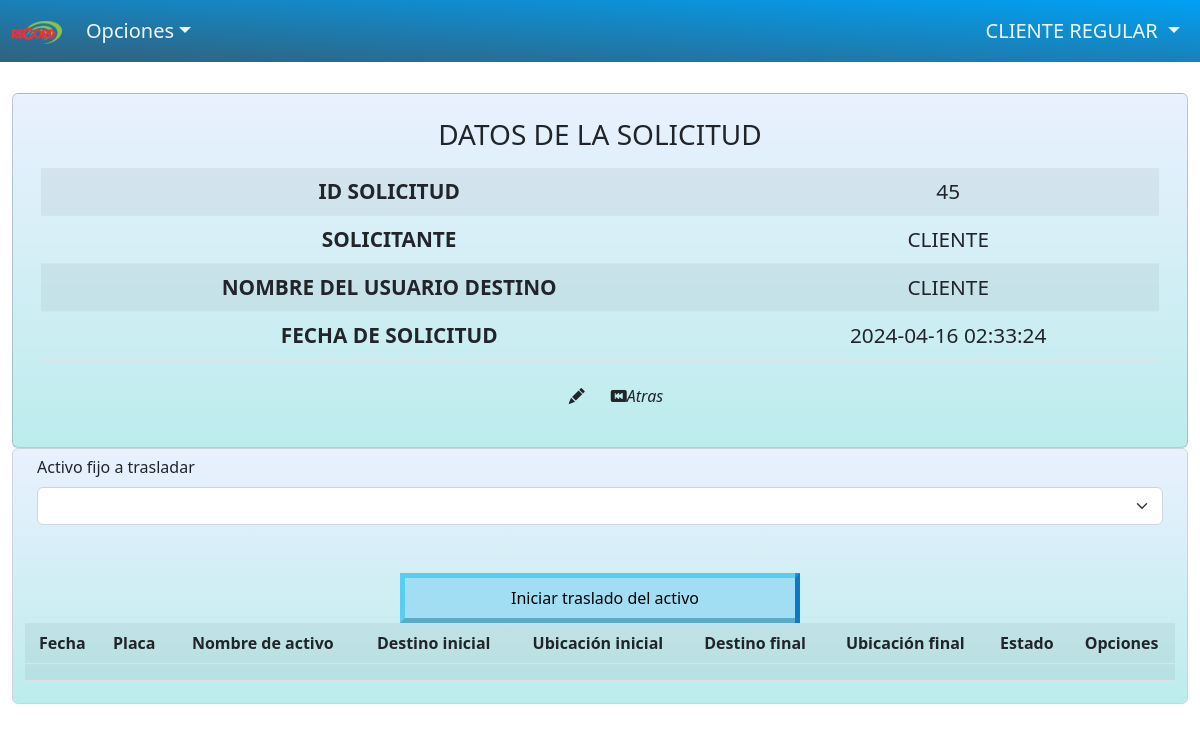
The page /cliente/traslados/asignacion_activos.php?id_solicitud=45&nombre_solicitante=1003397093 (signed in) on the database its author committed.
### tables this page shows
CREATE TABLE `solicitudes_transferencia` (
  `id` int NOT NULL,
  `usuario_origen` int NOT NULL,
  `usuario_destino` int NOT NULL,
  `zona` int DEFAULT NULL,
  `centro_costo` int NOT NULL,
  `destino` int NOT NULL,
  `ubicacion` int NOT NULL,
  `fecha_solicitud` timestamp NULL DEFAULT CURRENT_TIMESTAMP,
  `estado` int NOT NULL DEFAULT '3'
);

CREATE TABLE `usuarios` (
  `identificacion` int NOT NULL,
  `nombres` varchar(45) DEFAULT NULL,
  `apellidos` varchar(50) NOT NULL,
  `usuario` varchar(45) DEFAULT NULL,
  `password` varchar(5000) DEFAULT NULL,
  `rol` int DEFAULT NULL,
  `fk_idzona` int DEFAULT NULL,
  `estado` int DEFAULT NULL
);

### cliente/traslados/asignacion_activos.php (the view, shortened to what this page needs)
<?php
include '../../database/db.php';
$id_solicitud = $_GET['id_solicitud'];
$nombre_solicitante = $_GET['nombre_solicitante'];
$sql = "SELECT ac.num_placa_activo, pr.nombre_producto AS nombre_producto, ac.serial_activo, jr.nombre_jerarquiactivo
    FROM activos_fijos ac
    LEFT JOIN producto pr ON ac.nombre_producto = pr.id
    LEFT JOIN jerarquiactivo jr ON ac.fk_idjerarquiactivo = jr.idjerarquiactivo
    WHERE fk_cedula = $nombre_solicitante ";
$resultado = $conexion->query($sql);
$activos = $resultado->fetch_all(MYSQLI_ASSOC);
$sql = "SELECT st.id AS id_solicitud, aso.estado, st.fecha_solicitud, st.usuario_origen, st.usuario_destino, st.centro_costo,
    CASE WHEN EXISTS (
        SELECT 1
        FROM activos_solicitud aso
        WHERE aso.id_solicitud = st.id
    ) THEN dns.nombre_destino ELSE NULL END AS destino_final,
    CASE WHEN EXISTS (
        SELECT 1
        FROM activos_solicitud aso
        WHERE aso.id_solicitud = st.id
    ) THEN ubi.nombre_ubicacion ELSE NULL END AS ubicacion_final,
    af.num_placa_activo AS placa_activo, pr.nombre_producto AS nombre_activo, dn.nombre_destino AS destino_inicial,
    ub.nombre_ubicacion AS ubicacion_inicial,
    est.nombre AS nombre_estado_traslado, aso.fecha_creacion AS fecha_creacion
    FROM solicitudes_transferencia st
    LEFT JOIN activos_solicitud aso ON st.id = aso.id_solicitud
    LEFT JOIN activos_fijos af ON aso.id_activo = af.num_placa_activo
    LEFT JOIN producto pr ON af.nombre_producto = pr.id
    LEFT JOIN destino dn ON aso.destino_inicial = dn.desti_id
    LEFT JOIN ubicacion ub ON aso.ubicacion_inicial = ub.ubica_id
    LEFT JOIN ubicacion ubi ON st.ubicacion = ubi.ubica_id
    LEFT JOIN destino dns ON st.destino = dns.desti_id
    LEFT JOIN estadotraslado est ON aso.estado = est.id
    WHERE st.id = $id_solicitud";
$result = $conexion->query($sql);
$sqli = "SELECT st.fecha_solicitud, st.usuario_destino AS usuario_envio_destino, usu.nombres AS usuario_origen, usua.nombres AS usuario_destino
    FROM solicitudes_transferencia st
    LEFT JOIN usuarios usu ON st.usuario_origen = usu.identificacion
    LEFT JOIN usuarios usua ON st.usuario_destino = usua.identificacion
    WHERE st.id =  $id_solicitud";
$resultados = $conexion->query($sqli);
$solicitudess = $resultados->fetch_assoc();
$sql_pendientes = "SELECT COUNT(*) AS total_pendientes FROM activos_solicitud WHERE id_solicitud = $id_solicitud AND estado = 3";
$result_pendientes = $conexion->query($sql_pendientes);
$row_pendientes = $result_pendientes->fetch_assoc();
$total_pendientes = $row_pendientes["total_pendientes"];
$sql_activos = "SELECT COUNT(*) AS total_activos FROM activos_solicitud WHERE id_solicitud = $id_solicitud";
$result_activos = $conexion->query($sql_activos);
$row_activos = $result_activos->fetch_assoc();
$total_activos = $row_activos["total_activos"];
$mostrar_select = ($total_pendientes > 0 || $total_activos == 0);
?>
<!DOCTYPE html>
<html lang="en">
<head>
    <link rel="stylesheet" href="https://cdn.jsdelivr.net/npm/bootstrap@5.2.3/dist/css/bootstrap.min.css">
    <link rel="stylesheet" href="../../css/activos.css">
    <link href="https://unpkg.com/slim-select@latest/dist/slimselect.css" rel="stylesheet">
    <link rel="stylesheet" href="https://cdn.jsdelivr.net/npm/bootstrap-icons@1.11.3/font/bootstrap-icons.min.css">
</head>
<body>
    <?php
    include('headerSolicitudes.php');
    ?>
    <br>
    <div class="container tam-card-personal">
        <div class="row">
            <div class="col md-8">
                <div class="bg-card-personal card  text-white">
                    <div class="card-body ">
                        <div class="row">
                            <div class="col text-dark">
                                <h3 class="card-title "> DATOS DE LA SOLICITUD</h3>
                                <div class="container">
                                    <table class="bigtables table  table-striped table-hover text-dark">
                                        <tbody>
                                            <tr class="">
                                                <th>ID SOLICITUD</th>
                                                <td><?php echo $id_solicitud; ?></td>
                                            </tr>
                                            <tr>
                                                <th>SOLICITANTE</th>
                                                <td>
                                                    <?php echo $solicitudess["usuario_origen"]; ?>
                                                </td>
                                            </tr>
                                            <tr>
                                                <th>NOMBRE DEL USUARIO DESTINO</th>
                                                <td><?php echo $solicitudess["usuario_destino"]; ?></td>
                                            </tr>
                                            <tr>
                                                <th>FECHA DE SOLICITUD</th>
                                                <td><?php echo $solicitudess["fecha_solicitud"]; ?></td>
                                            </tr>
                                        </tbody>
                                    </table>
                                </div>
                                <i>
                                    <ul class="separar d-flex">
                                        <li><a title="Editar" class=" bi bi-pencil-fill btn text-dark" href=""></a></li>
                                        <li><a title="Atras" class="bi bi-skip-backward-btn-fill text-dark btn"
                                                href="solicitudes.php">Atras</a></li>
                                    </ul>
                                </i>
                            </div>
                        </div>
                    </div>
                </div>
            </div>
        </div>
    </div>
    <div class="container tam-card-personal">
        <div class="container form-control bg-card-personal">
            <?php if ($mostrar_select) : ?>
            <form action="procesos/enviar_activos.php" accept-charset="UTF-8" method="post">
                <div class="container">
                    <div class="col">
                        <label class="form-label">Activo fijo a trasladar</label>
                        <select name='activo' class="form-select" aria-label="Default select example">
                            <option value="" label=" "></option>
                            <?php foreach ($activos as $activo): ?>
                            <option value="<?php echo $activo['num_placa_activo']; ?>">
                                <?php echo $activo['nombre_jerarquiactivo']; ?></option>
                            <?php endforeach; ?>
                        </select>
                        <div class="separar d-flex">
                            <button name="button" type="submit" title="Inicia el traslado del activo"
                                class=" boton fourth mt-5">
                                <span style="margin-left:10px;"> Iniciar traslado del activo </span>
                            </button>
                        </div>
                    </div>
                </div>
            </form>
            <?php endif; ?>
            <div class="row">
                <div class="col-md-8">
                    <?php if ($result->num_rows > 0): ?>
                    <table class="bigtables table  table-striped table-hover">
                        <tbody>
                            <tr class="text-dark bigtable">
                                <th>Fecha</th>
                                <th>Placa</th>
                                <th>Nombre de activo</th>
                                <th>Destino inicial</th>
                                <th>Ubicación inicial</th>
                                <th>Destino final</th>
                                <th>Ubicación final</th>
                                <th>Estado</th>
                                <th>Opciones</th>
                            </tr>
                        </tbody>
                        <tbody class="bigtable">
                            <?php while($row = $result->fetch_assoc()): ?>
                            <tr>
                                <td><?php echo $row["fecha_creacion"]; ?></td>
                                <td><?php echo $row["placa_activo"]; ?></td>
                                <td><?php echo $row["nombre_activo"]; ?></td>
                                <td><?php echo $row["destino_inicial"]; ?></td>
                                <td><?php echo $row["ubicacion_inicial"]; ?></td>
                                <td><?php echo $row["destino_final"]; ?></td>
                                <td><?php echo $row["ubicacion_final"]; ?></td>
                                <td><?php echo $row["nombre_estado_traslado"]; ?></td>
                                <td>
                                </td>
                            </tr>
                            <?php endwhile; ?>
                        </tbody>
                    </table>
                    <?php else: ?>
                    <p>No se encontraron activos enviados para esta solicitud.</p>
                    <?php endif; ?>
                </div>
            </div>
        </div>
    </div>
</body>
</html>

### css/activos.css (style rules this page uses)
body { height: 100%; margin: 0; font-size: 1.3rem; font-weight: 200; line-height: 1.5; color: #212529; background-color: #fff; -webkit-text-size-adjust: 100%; -webkit-tap-highlight-color: rgba(0, 0, 0, 0); background-image: url(../complemento/imagen/fondoweb.jpg); background-size: cover; background-repeat: no-repeat; background-attachment: fixed; }
.container, .container-fluid, .container-xxl, .container-xl, .container-lg, .container-md, .container-sm { --bs-gutter-x: 1.5rem; --bs-gutter-y: 0; width: 100%; padding-right: calc(var(--bs-gutter-x)* 0.5); padding-left: calc(var(--bs-gutter-x)* 0.5); margin-right: auto; margin-left: auto; }
.container-lg, .container-md, .container-sm, .container { max-width: 1300px; }
.container-md, .container-sm, .container { max-width: 960px; }
.container-sm, .container { max-width: 1300px; }
ol, ul, dl { margin-top: 0; margin-bottom: 1rem; }
li { display: list-item; text-align: -webkit-match-parent; unicode-bidi: isolate; }
i { font-style: italic; }
.d-flex { display: flex !important; }
.row { --bs-gutter-x: 1.5rem; --bs-gutter-y: 0; display: flex; flex-wrap: wrap; margin-top: calc(-1* var(--bs-gutter-y)); margin-right: calc(-0.5* var(--bs-gutter-x)); margin-left: calc(-0.5* var(--bs-gutter-x)); }
.row .col-md-8 { width: 100%; }
.col-md-8 { flex: 0 0 auto; width: 66.66666667%; }
h3, .h3 { font-size: calc(1.3rem + 0.6vw); }
h6, .h6, h5, .h5, h4, .h4, h3, .h3, h2, .h2, h1, .h1 { margin-top: 0; margin-bottom: 0.5rem; font-weight: 500; line-height: 1.2; }
.btn { --bs-btn-padding-x: 0.75rem; --bs-btn-padding-y: 0.375rem; --bs-btn-font-family: ; --bs-btn-font-size: 1rem; --bs-btn-font-weight: 400; --bs-btn-line-height: 1.5; --bs-btn-color: #ffffff; --bs-btn-bg: transparent; --bs-btn-border-width: 1px; --bs-btn-border-color: transparent; --bs-btn-border-radius: 0.375rem; --bs-btn-box-shadow: inset 0 1px 0 rgba(255, 255, 255, 0.15), 0 1px 1px rgba(0, 0, 0, 0.075); --bs-btn-disabled-opacity: 0.65; --bs-btn-focus-box-shadow: 0 0 0 0.25rem rgba(var(--bs-btn-focus-shadow-rgb), .5); display: inline-block; padding: var(--bs-btn-padding-y) var(--bs-btn-padding-x); font-family: var(--bs-btn-font-family); font-size: var(--bs-btn-font-size); font-weight: var(--bs-btn-font-weight); line-height: var(--bs-btn-line-height); color: var(--bs-btn-color); text-align: center; text-decoration: none; vertical-align: middle; cursor: pointer; user-select: none; border: var(--bs-btn-border-width) solid var(--bs-btn-border-color); border-radius: var(--bs-btn-border-radius); background-color: var(--bs-btn-bg); transition: color 0.15s ease-in-out, background-color 0.15s ease-in-out, border-color 0.15s ease-in-out, box-shadow 0.15s ease-in-out; }
.table { --bs-table-color: var(--bs-body-color); --bs-table-bg: transparent; --bs-table-border-color: var(--bs-border-color); --bs-table-accent-bg: transparent; --bs-table-striped-color: var(--bs-body-color); --bs-table-striped-bg: rgba(0, 0, 0, 0.05); --bs-table-active-color: var(--bs-body-color); --bs-table-active-bg: rgba(0, 0, 0, 0.1); --bs-table-hover-color: var(--bs-body-color); --bs-table-hover-bg: rgba(0, 0, 0, 0.075); width: 100%; margin-bottom: 1rem; color: var(--bs-table-color); vertical-align: top; border-color: var(--bs-table-border-color); text-align: center; }
.table > tbody { vertical-align: inherit; }
thead, tbody, tfoot, tr, td, th { border-color: inherit; border-style: solid; border-width: 0; }
.text-dark { --bs-text-opacity: 1; color: rgba(var(--bs-dark-rgb), var(--bs-text-opacity)) !important; }
.table > :not(caption) > * > * { padding: 0.5rem 0.5rem; background-color: var(--bs-table-bg); border-bottom-width: 1px; box-shadow: inset 0 0 0 9999px var(--bs-table-accent-bg); }
.separar { display: flex; justify-content: center; list-style: none; }
.bg-card-personal { background: rgb(34, 193, 195); background: linear-gradient(0deg, rgba(34, 193, 195, 0.3) 0%, rgba(45, 115, 253, 0.1) 100%); }
.card-title { margin-bottom: var(--bs-card-title-spacer-y); text-align: center; }
.fourth { border-color: #0fbcf17a; color: #000000; background-color: #a1def3; background-image: -webkit-linear-gradient(45deg, #5fb9ec 50%, transparent 50%); background-image: linear-gradient(45deg, #0f78f1 50%, transparent 50%); background-position: 100%; background-size: 400%; -webkit-transition: background 300ms ease-in-out; transition: background 300ms ease-in-out; height: 50px; width: 400px; border-width: 5px; }
*, *::before, *::after { box-sizing: border-box; }

### rows shown on the page
solicitudes_transferencia: usuario_origen.nombres "CLIENTE", fecha_solicitud "2024-04-16 02:33:24"

### other values the page prints
$n_usuario "CLIENTE"
$apellidos "REGULAR"
$id_solicitud "45"
